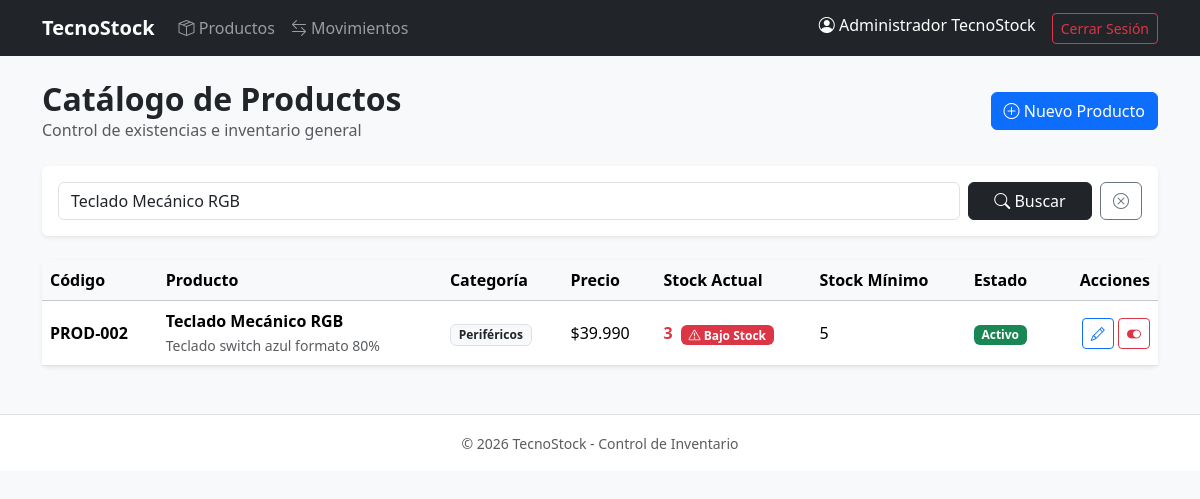
The page /productos.php?buscar=Teclado Mecánico RGB (signed in) on the database its author committed.
### tables this page shows
CREATE TABLE productos (
    id_producto INT AUTO_INCREMENT PRIMARY KEY,
    codigo VARCHAR(50) NOT NULL UNIQUE,
    nombre VARCHAR(150) NOT NULL,
    descripcion TEXT,
    precio DECIMAL(10,2) NOT NULL CHECK (precio >= 0),
    stock_actual INT NOT NULL DEFAULT 0 CHECK (stock_actual >= 0),
    stock_minimo INT NOT NULL DEFAULT 0 CHECK (stock_minimo >= 0),
    estado TINYINT(1) DEFAULT 1,
    id_categoria INT NOT NULL,
    CONSTRAINT fk_productos_categoria FOREIGN KEY (id_categoria) 
        REFERENCES categorias(id_categoria) ON UPDATE CASCADE ON DELETE RESTRICT
);

CREATE TABLE categorias (
    id_categoria INT AUTO_INCREMENT PRIMARY KEY,
    nombre VARCHAR(100) NOT NULL UNIQUE,
    descripcion TEXT,
    estado TINYINT(1) DEFAULT 1
);

### productos.php (the view, shortened to what this page needs)
<?php
require_once 'config/conexion.php';
$busqueda = trim($_GET['buscar'] ?? '');
$sql = "SELECT p.*, c.nombre AS categoria_nombre
        FROM productos p
        INNER JOIN categorias c ON p.id_categoria = c.id_categoria
        WHERE 1 = 1";
$parametros = [];
if (!empty($busqueda)) {
    $sql .= " AND (p.nombre LIKE :busq OR p.codigo LIKE :busq OR c.nombre LIKE :busq)";
    $parametros['busq'] = "%$busqueda%";
}
$sql .= " ORDER BY p.id_producto DESC";
$stmt = $pdo->prepare($sql);
$stmt->execute($parametros);
$productos = $stmt->fetchAll();
require_once 'includes/header.php';
?>
<div class="d-flex justify-content-between align-items-center mb-4">
    <div>
        <h2 class="fw-bold mb-0">Catálogo de Productos</h2>
        <p class="text-muted mb-0">Control de existencias e inventario general</p>
    </div>
    <a href="producto_form.php" class="btn btn-primary">
        <i class="bi bi-plus-circle"></i> Nuevo Producto
    </a>
</div>
<div class="card shadow-sm border-0 mb-4">
    <div class="card-body">
        <form method="GET" action="productos.php" class="row g-2">
            <div class="col-md-10">
                <input type="text" name="buscar" class="form-control" placeholder="Buscar por código, nombre o categoría..." value="<?= htmlspecialchars($busqueda) ?>">
            </div>
            <div class="col-md-2 d-flex gap-2">
                <button type="submit" class="btn btn-dark w-100"><i class="bi bi-search"></i> Buscar</button>
                <?php if (!empty($busqueda)): ?>
                    <a href="productos.php" class="btn btn-outline-secondary"><i class="bi bi-x-circle"></i></a>
                <?php endif; ?>
            </div>
        </form>
    </div>
</div>
<div class="card shadow-sm border-0">
    <div class="card-body p-0">
        <div class="table-responsive">
            <table class="table table-hover align-middle mb-0">
                <thead class="table-light">
                    <tr>
                        <th>Código</th>
                        <th>Producto</th>
                        <th>Categoría</th>
                        <th>Precio</th>
                        <th>Stock Actual</th>
                        <th>Stock Mínimo</th>
                        <th>Estado</th>
                        <th class="text-end">Acciones</th>
                    </tr>
                </thead>
                <tbody>
                    <?php if (empty($productos)): ?>
                        <tr>
                            <td colspan="8" class="text-center py-4 text-muted">No se encontraron productos registrados.</td>
                        </tr>
                    <?php else: ?>
                        <?php foreach ($productos as $p): ?>
                            <?php
                                $alertaStock = ($p['stock_actual'] < $p['stock_minimo']);
                            ?>
                            <tr class="<?= $p['estado'] == 0 ? 'table-secondary text-muted' : '' ?>">
                                <td class="fw-semibold"><?= htmlspecialchars($p['codigo']) ?></td>
                                <td>
                                    <strong><?= htmlspecialchars($p['nombre']) ?></strong>
                                    <?php if (!empty($p['descripcion'])): ?>
                                        <br><small class="text-muted"><?= htmlspecialchars($p['descripcion']) ?></small>
                                    <?php endif; ?>
                                </td>
                                <td><span class="badge bg-light text-dark border"><?= htmlspecialchars($p['categoria_nombre']) ?></span></td>
                                <td>$<?= number_format($p['precio'], 0, ',', '.') ?></td>
                                <td>
                                    <span class="fw-bold <?= $alertaStock ? 'text-danger' : 'text-success' ?>">
                                        <?= $p['stock_actual'] ?>
                                    </span>
                                    <?php if ($alertaStock && $p['estado'] == 1): ?>
                                        <span class="badge bg-danger ms-1" title="Stock bajo el mínimo"><i class="bi bi-exclamation-triangle"></i> Bajo Stock</span>
                                    <?php endif; ?>
                                </td>
                                <td><?= $p['stock_minimo'] ?></td>
                                <td>
                                    <?php if ($p['estado'] == 1): ?>
                                        <span class="badge bg-success">Activo</span>
                                    <?php else: ?>
                                        <span class="badge bg-secondary">Inactivo</span>
                                    <?php endif; ?>
                                </td>
                                <td class="text-end">
                                    <a href="producto_form.php?id=<?= $p['id_producto'] ?>" class="btn btn-sm btn-outline-primary" title="Editar">
                                        <i class="bi bi-pencil"></i>
                                    </a>
                                    <?php if ($p['estado'] == 1): ?>
                                        <a href="producto_desactivar.php?id=<?= $p['id_producto'] ?>" class="btn btn-sm btn-outline-danger" onclick="return confirm('¿Seguro que deseas desactivar este producto?');" title="Desactivar">
                                            <i class="bi bi-toggle-on"></i>
                                        </a>
                                    <?php else: ?>
                                        <a href="producto_desactivar.php?id=<?= $p['id_producto'] ?>&activar=1" class="btn btn-sm btn-outline-success" title="Activar">
                                            <i class="bi bi-toggle-off"></i>
                                        </a>
                                    <?php endif; ?>
                                </td>
                            </tr>
                        <?php endforeach; ?>
                    <?php endif; ?>
                </tbody>
            </table>
        </div>
    </div>
</div>
<?php require_once 'includes/footer.php'; ?>

### rows shown on the page
productos: codigo "PROD-002", nombre "Teclado Mecánico RGB", descripcion "Teclado switch azul formato 80%", id_categoria.nombre "Periféricos", precio "39.990", stock_actual "3", estado 1 (drawn), stock_minimo "5"

### other values the page prints
$_SESSION['usuario_nombre'] "Administrador TecnoStock"
